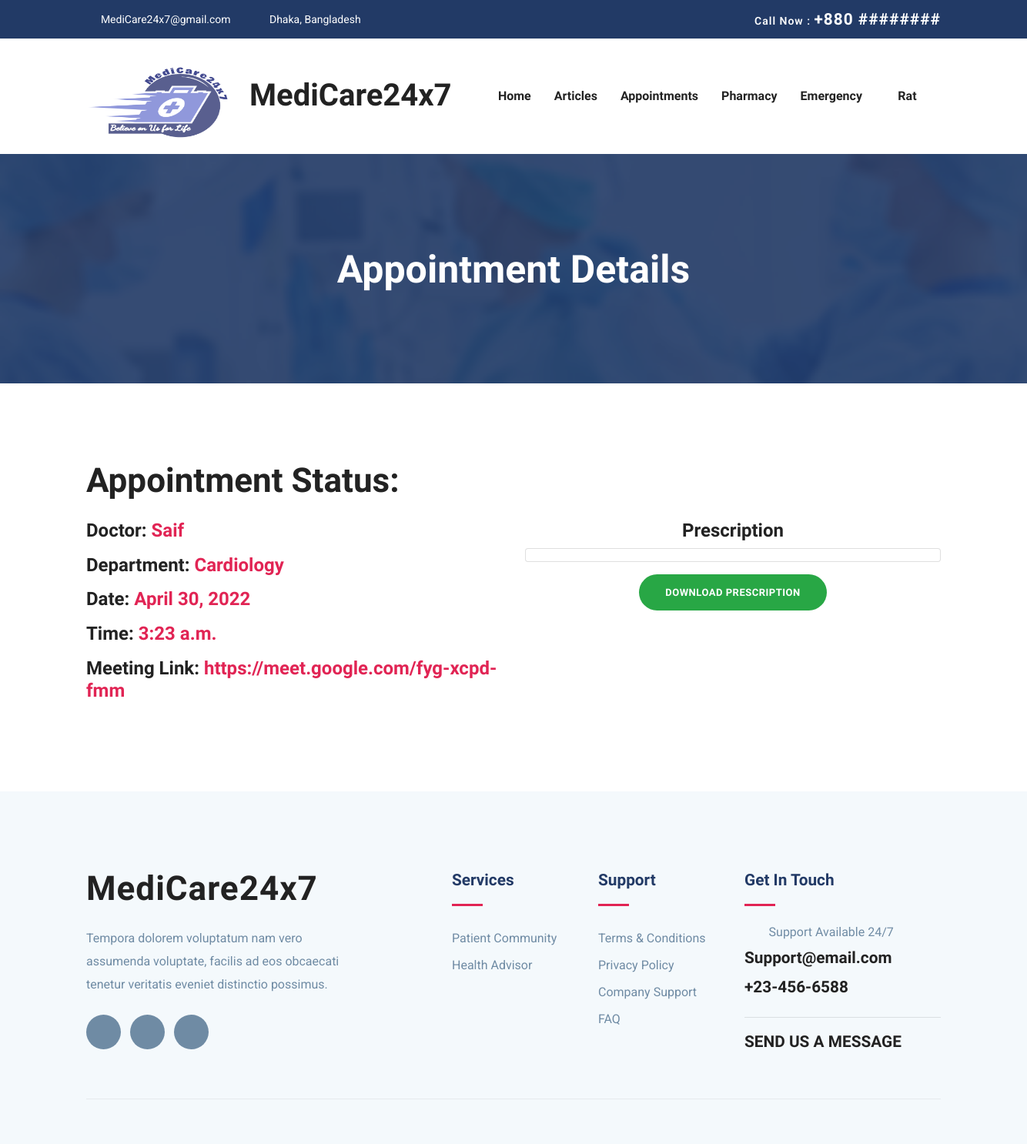
The app's page /detail/1 (signed in) with its own data.
### accounts/models.py (models this page shows, shortened)
class UserModel(AbstractBaseUser, PermissionsMixin):
    email = models.EmailField(max_length=255, unique=True)  # Email
    name = models.CharField(max_length=255)  # Name
    is_patient = models.BooleanField(default=False)  # True if patient
    is_doctor = models.BooleanField(default=False)  # True if doctor
    is_active = models.BooleanField(default=True)  # True if active
    is_staff = models.BooleanField(default=False)
    is_admin = models.BooleanField(default=False)
    is_superuser = models.BooleanField(default=False)
    date_joined = models.DateTimeField(auto_now_add=True)
    USERNAME_FIELD = 'email'
    REQUIRED_FIELDS = ['name']  # Email & Password are required by default.
    objects = MyUserManager()  # User manager for the User Model
    def __str__(self):
        return self.email

class DoctorModel(models.Model):
    SpecializationModel= [
        ('Cardiology', 'Cardiology'),
        ('Dentistry', 'Dentistry'),
        ('Dermatology', 'Dermatology'),
        ('Endocrinology', 'Endocrinology'),
        ('Gastroenterology', 'Gastroenterology'),
        ('General Surgery', 'General Surgery'),
    ]
    user = models.OneToOneField(UserModel, on_delete=models.CASCADE)
    bio = models.TextField(null=True, blank=True)
    image = models.ImageField(null=True, blank=True)
    gender = models.CharField(max_length=10, choices=GENDER_CHOICES, null=True, blank=True)
    blood_group = models.CharField(max_length=10, choices=BLOOD_GROUP_CHOICES, null=True, blank=True)
    date_of_birth = models.DateField(null=True, blank=True)
    phone = models.CharField(max_length=15, null=True, blank=True)
    NID = models.CharField(max_length=50, null=True, blank=True)
    specialization = models.CharField(max_length=20, choices=SpecializationModel, null=True, blank=True)
    BMDC_regNo = models.CharField(max_length=100, null=True, blank=True)
    last_donation = models.DateField(null=True, blank=True)

### appointment/models.py (models this page shows)
class AppointmentModel(models.Model):
    patient         = models.ForeignKey(PatientModel, on_delete=models.CASCADE)
    doctor          = models.ForeignKey(DoctorModel, on_delete=models.CASCADE)
    department      = models.CharField(null =True, max_length=250)
    date            = models.DateField(null=True, blank=False)
    time            = models.TimeField(null=True, blank=False)
    is_accepted     = models.BooleanField(default=False)
    is_canceled     = models.BooleanField(default=False)
    is_completed    = models.BooleanField(default=False)
    meet_link       = models.CharField(max_length=100)
    notes           = models.TextField(null=True, blank=True)
    created_at      = models.DateTimeField(auto_now_add=True)

### appointment/views.py (the view)
# urls.py: path('detail/<int:pk>', appointment_detail_view, name='appointment-detail'),
@login_required(login_url='login')
def appointment_detail_view(request,pk):
    appointment = AppointmentModel.objects.get(id=pk)
    print(appointment)
    is_pending = False
    if (appointment.is_accepted == False and
        appointment.is_canceled == False and
        appointment.is_completed == False): # if the appointment is not accepted, canceled, or complete
        is_pending = True # set is_pending to true
    is_upcoming = False # set is_upcoming to false
    if (appointment.is_accepted == True and
        appointment.is_canceled == False and
        appointment.is_completed == False): # if the appointment is accepted but not complete
        is_upcoming = True # set is_upcoming to true
    is_completed = False # set is_complete to false
    prescriptions = None # set prescription to none
    if appointment.is_completed: # if the appointment is complete
        is_completed = True # set is_complete to true
        prescriptions = PrescriptionModel.objects.filter(appointment=appointment) # get prescription from appointment
    context = { # create context to pass to frontend
        'appointment': appointment,
        'is_pending': is_pending,
        'is_completed': is_completed,
        'is_upcoming': is_upcoming,
        'prescriptions': prescriptions,
    }
    return render(request, 'appointment/appointment-detail.html', context) # render the page

### templates/appointment/appointment-detail.html (shortened to what this page needs)
{% extends "base.html" %}
{% load static %}
{% load widget_tweaks %}
{% block content %}
<section class="page-title bg-1">
    <div class="container">
        <div class="row">
            <div class="col-md-12">
                <div class="block text-center">
                    <h1 class="text-capitalize mb-5 text-lg">Appointment Details</h1>
                </div>
            </div>
        </div>
    </div>
</section>
<section class="section">
    <div class="container">
        <div class="row mb-3">
            <div class="col-lg-12">
                <h2>Appointment Status:
                </h2>
            </div>
        </div>
        <div class="row">
            <div class="col-lg-6">
                <h3>Doctor:
                    <a href="{% url 'doctor-profile' appointment.doctor.user.id %}" class="text-color-2">
                        {{ appointment.doctor.user.name }}
                    </a>
                </h3>
                <h3 class="my-3">Department: <span class="text-color-2">{{ appointment.doctor.specialization }}</span>
                </h3>
                <h3 class="my-3">Date: <span class="text-color-2">{{ appointment.date }}</span></h3>
                <h3 class="my-3">Time: <span class="text-color-2">
                    {% if appointment.time %}
                    {{ appointment.time }}
                    {% else %}
                    Not Yet Specified
                    {% endif %}
                </span>
                </h3>
                <h3 class="my-3">Meeting Link:
                    {% if appointment.meet_link %}
                    <a href="{{ appointment.meet_link }}" target="_blank" class="text-color-2">
                        {{ appointment.meet_link }}
                    </a>
                    {% else %}
                    <span class="text-color-2">Not Yet Specified</span>
                    {% endif %}
                </h3>
            </div>
            {% if request.user.is_patient and is_pending %}
            <div class="col-lg-6 text-center">
                <a href="{% url 'patient-update-appointment' appointment.id %}"
                   class="btn btn-anger btn-main btn-round-full mt-3">
                   Update Appointment</a>
                <br/>
                <a href="{% url 'delete-appointment' appointment.id %}"
                   class="btn btn-main-2 btn-round-full mt-3">
                   Delete Appointment</a>
            </div>
            {% elif is_completed %}
            <div class="col-lg-6 ">
                <div>
                    <h3 class="text-center">Prescription</h3>
                    <div class="card rounded">{{ prescriptions.description|linebreaks }}</div>
                </div>
                <div class="text-center">
                    <a href="{%url 'pdf-view' appointment.id%}" target="_blank"
                       class="btn btn-success btn-round-full mt-3" type="submit">
                        Download Prescription
                    </a>
                </div>
            </div>
            {% endif %}
        </div>
    </div>
</section>
{% endblock %}

### templates/navbar.html (shortened to what this page needs)
{% load static %}
<nav class="navbar navbar-expand-lg navigation" id="navbar">
    <div class="container">
        <a class="navbar-brand" href="{% url 'home' %}">
            <h1><img src="{% static 'images/logo1.png' %}" alt="" class="img-fluid" style="width: 212px ;height: 106px;">MediCare24x7</h1>
        </a>
        <div class="collapse navbar-collapse" id="navbarmain">
            <ul class="navbar-nav ml-auto">
                <li class="nav-item active">
                    <a class="nav-link" href="{% url 'home' %}">Home</a>
                </li>
                <li class="nav-item"><a class="nav-link" href="#">Articles</a></li>
                {% if request.user.is_authenticated and request.user.is_doctor %}
                <li class="nav-item">
                    <a class="nav-link" href="{%url 'doctor-all-appointments'%}">Appointments</a>
                </li>
                <li class="nav-item">
                    <a class="nav-link" href="{%url 'heart-risk'%}">Test Prediction</a>
                </li>
                {% elif request.user.is_authenticated and request.user.is_patient %}
                <li class="nav-item">
                    <a class="nav-link" href="{%url 'patient-all-appointments'%}">Appointments</a>
                </li>
                <li class="nav-item">
                    <a class="nav-link" href="{% url 'pharmacy-home' %}">Pharmacy</a>
                </li>
                {% endif %}
                {% if request.user.is_authenticated %}
                <li class="nav-item dropdown">
                    <a class="nav-link dropdown-toggle" href="" id="dropdown02"
                       data-toggle="dropdown" aria-haspopup="true" aria-expanded="false">Emergency <i
                            class="icofont-thin-down"></i></a>
                            Others Blood Request</a></li>
                    </ul>
                {% endif %}
                {% if request.user.is_authenticated %}
                <li class="nav-item dropdown">
                    <a class="nav-link dropdown-toggle" href="#" id="dropdown03" data-toggle="dropdown"
                       aria-haspopup="true" aria-expanded="false">{{ request.user.name }} <i
                            class="icofont-thin-down"></i></a>
                </li>
                {% endif %}
        </div>
    </div>
</nav>

### static-files/css/style.css (style rules this page uses)
html { overflow-x: hidden; }
body { line-height: 1.6; font-family: "Roboto", sans-serif; -webkit-font-smoothing: antialiased; font-size: 16px; color: #6F8BA4; font-weight: 400; }
h1, .h1, h2, .h2, h3, .h3, h4, .h4, h5, .h5, h6, .h6 { font-family: "Exo", sans-serif; font-weight: 700; color: #222; }
h1, .h1 { font-size: 2.5rem; }
h2, .h2 { font-size: 44px; }
h3, .h3 { font-size: 1.5rem; }
.btn { display: inline-block; font-size: 14px; font-size: 0.8125rem; font-weight: 700; letter-spacing: .5px; padding: .75rem 2rem; font-family: "Exo", sans-serif; text-transform: uppercase; border-radius: 5px; border: 2px solid transparent; transition: all .35s ease; }
.btn-round-full { border-radius: 50px; }
.section { padding: 100px 0; }
.text-lg { font-size: 3.75rem; }
a { color: #222; text-decoration: none; transition: all .35s ease; }
.page-title { padding: 120px 0px 70px 0px; position: relative; }
.page-title .block h1 { color: #fff; }
.text-lg { font-size: 50px; }
#navbarmain { padding: 20px 0px; }
#navbarmain .nav-link { font-weight: 600; padding: 10px 15px; color: #222; font-family: "Exo", sans-serif; text-transform: capitalize; font-size: 16px; transition: all .25s ease; }
.dropdown-toggle::after { display: none; }
.navbar-brand { margin-top: 10px; }
.bg-1 { background: url("../images/bg/22.jpg") no-repeat 50% 50%; background-size: cover; position: relative; }
.text-color-2 { color: #e12454; }

### records on screen
UserModel: user.name "Rat"
AppointmentModel: doctor.user.name "Saif", doctor.specialization "Cardiology", date "April 30, 2022", time "3:23 a.m.", meet_link "https://meet.google.com/fyg-xcpd-fmm"
